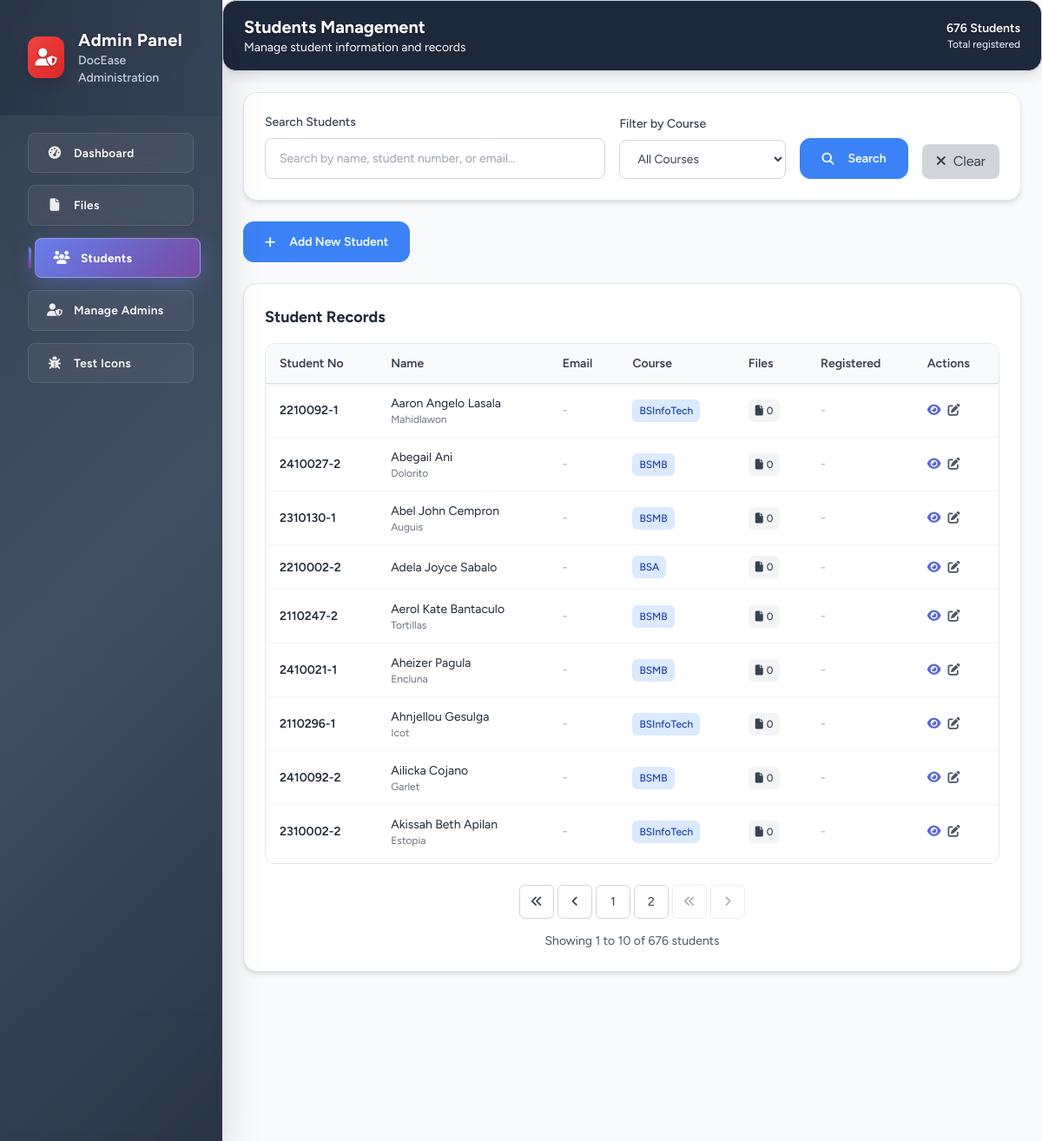
The app's page /admin/students.php (signed in) with its own data.
### tables this page shows
CREATE TABLE `students` (
  `id` int NOT NULL,
  `StudentNo` varchar(20) NOT NULL,
  `Surname` varchar(50) NOT NULL,
  `FirstName` varchar(50) NOT NULL,
  `MiddleName` varchar(50) DEFAULT NULL,
  `Sex` enum('M','F') DEFAULT 'M',
  `Course` varchar(100) NOT NULL,
  `Major` varchar(100) DEFAULT NULL,
  `Status` enum('Continuing','New','Transferee') DEFAULT 'New',
  `Year` varchar(20) NOT NULL,
  `Section` varchar(20) DEFAULT NULL,
  `Lec` int DEFAULT NULL,
  `Lab` int DEFAULT NULL,
  `BirthDate` date DEFAULT NULL,
  `Barangay` varchar(100) DEFAULT NULL,
  `Municipality` varchar(100) DEFAULT NULL,
  `Province` varchar(100) DEFAULT NULL,
  `email` varchar(100) DEFAULT NULL,
  `phone` varchar(20) DEFAULT NULL,
  `profile_picture` varchar(255) DEFAULT NULL,
  `created_by` int NOT NULL,
  `created_at` timestamp NULL DEFAULT CURRENT_TIMESTAMP,
  `updated_at` timestamp NULL DEFAULT CURRENT_TIMESTAMP ON UPDATE CURRENT_TIMESTAMP
);

### admin/students.php (the view, shortened to what this page needs)
<?php
$items_per_page = 10;
$current_page = isset($_GET['page']) ? (int)$_GET['page'] : 1;
$offset = ($current_page - 1) * $items_per_page;
$search = isset($_GET['search']) ? trim($_GET['search']) : '';
$course_filter = isset($_GET['course']) ? trim($_GET['course']) : '';
$database = new Database();
$db = $database->getConnection();
$where_conditions = [];
$where_clause = !empty($where_conditions) ? "WHERE " . implode(" AND ", $where_conditions) : "";
$count_query = "SELECT COUNT(*) as total FROM students $where_clause";
$count_stmt = $db->prepare($count_query);
$count_stmt->execute();
$total_items = $count_stmt->fetch()['total'];
$total_pages = ceil($total_items / $items_per_page);
$students_query = "SELECT s.*, COUNT(uf.id) as file_count
                   FROM students s
                   LEFT JOIN uploaded_files uf ON s.StudentNo COLLATE utf8mb4_general_ci = uf.StudentNo COLLATE utf8mb4_general_ci
                   $where_clause
                   GROUP BY s.StudentNo
                   ORDER BY s.FirstName, s.Surname
                   LIMIT :limit OFFSET :offset";
$students_stmt = $db->prepare($students_query);
$students_stmt->bindValue(':limit', $items_per_page, PDO::PARAM_INT);
$students_stmt->bindValue(':offset', $offset, PDO::PARAM_INT);
$students_stmt->execute();
$students = $students_stmt->fetchAll();
include '../includes/header.php';
?>
<div class="min-h-screen bg-gray-50 flex">
    <?php include 'includes/sidebar.php'; ?>
    <div class="flex-1 ml-64 main-content-mobile">
        <nav class="glass-dark backdrop-blur-sm border-b px-6 py-4" style="border-color: var(--border);">
            <div class="flex items-center justify-between">
                <div>
                    <h2 class="text-xl font-bold text-white">Students Management</h2>
                    <p class="text-sm text-light">Manage student information and records</p>
                </div>
                <div class="flex items-center space-x-4">
                    <div class="text-right">
                        <p class="text-white font-semibold text-sm"><?php echo $total_items; ?> Students</p>
                        <p class="text-xs text-light">Total registered</p>
                    </div>
                </div>
            </div>
        </nav>
        <div class="p-6">
            <div class="glass-card p-6 mb-6">
                <form method="GET" class="flex flex-wrap gap-4 items-end">
                    <div class="flex-1 min-w-64">
                        <label class="block text-sm font-medium text-gray-700 mb-2">Search Students</label>
                        <input
                            type="text"
                            name="search"
                            value="<?php echo htmlspecialchars($search); ?>"
                            placeholder="Search by name, student number, or email..."
                            class="form-input w-full"
                        >
                    </div>
                    <div class="min-w-48">
                        <label class="block text-sm font-medium text-gray-700 mb-2">Filter by Course</label>
                        <select name="course" class="form-input w-full">
                            <option value="">All Courses</option>
                        </select>
                    </div>
                    <button type="submit" class="btn-primary">
                        <i class="fas fa-search mr-2"></i>Search
                    </button>
                    <a href="students.php" class="bg-gray-300 text-gray-700 py-2 px-4 rounded-lg hover:bg-gray-400 transition-colors">
                        <i class="fas fa-times mr-2"></i>Clear
                    </a>
                </form>
            </div>
            <div class="mb-6">
                <button
                    data-modal-target="addStudentModal"
                    class="btn-primary"
                >
                    <i class="fas fa-plus mr-2"></i>Add New Student
                </button>
            </div>
            <div class="glass-card p-6">
                <h3 class="text-lg font-bold text-gray-800 mb-4">Student Records</h3>
                <div class="table-container">
                    <table class="w-full">
                        <thead class="table-fixed-header">
                            <tr class="border-b border-gray-200">
                                <th class="text-left py-3 px-4 font-semibold text-gray-700">Student No</th>
                                <th class="text-left py-3 px-4 font-semibold text-gray-700">Name</th>
                                <th class="text-left py-3 px-4 font-semibold text-gray-700">Email</th>
                                <th class="text-left py-3 px-4 font-semibold text-gray-700">Course</th>
                                <th class="text-left py-3 px-4 font-semibold text-gray-700">Files</th>
                                <th class="text-left py-3 px-4 font-semibold text-gray-700">Registered</th>
                                <th class="text-left py-3 px-4 font-semibold text-gray-700">Actions</th>
                            </tr>
                        </thead>
                        <tbody>
                            <?php if (empty($students)): ?>
                                <tr>
                                    <td colspan="7" class="text-center py-12 text-gray-500">
                                        <i class="fas fa-users text-4xl mb-4 block"></i>
                                        No students found
                                    </td>
                                </tr>
                            <?php else: ?>
                                <?php foreach ($students as $student): ?>
                                    <tr class="border-b border-gray-100 hover:bg-gray-50 transition-colors">
                                        <td class="py-3 px-4">
                                            <p class="font-semibold text-gray-800"><?php echo htmlspecialchars($student['StudentNo']); ?></p>
                                        </td>
                                        <td class="py-3 px-4">
                                            <p class="text-gray-800">
                                                <?php echo htmlspecialchars($student['FirstName'] . ' ' . $student['Surname']); ?>
                                            </p>
                                            <?php if (!empty($student['MiddleName'])): ?>
                                                <p class="text-xs text-gray-500"><?php echo htmlspecialchars($student['MiddleName']); ?></p>
                                            <?php endif; ?>
                                        </td>
                                        <td class="py-3 px-4">
                                            <?php if (!empty($student['Email'])): ?>
                                                <p class="text-gray-600"><?php echo htmlspecialchars($student['Email']); ?></p>
                                            <?php else: ?>
                                                <span class="text-gray-400">-</span>
                                            <?php endif; ?>
                                        </td>
                                        <td class="py-3 px-4">
                                            <?php if (!empty($student['Course'])): ?>
                                                <span class="badge badge-info">
                                                    <?php echo htmlspecialchars($student['Course']); ?>
                                                </span>
                                            <?php else: ?>
                                                <span class="text-gray-400">-</span>
                                            <?php endif; ?>
                                        </td>
                                        <td class="py-3 px-4">
                                            <span class="badge <?php echo $student['file_count'] > 0 ? 'badge-success' : 'badge-gray'; ?>">
                                                <i class="fas fa-file"></i>
                                                <?php echo $student['file_count']; ?>
                                            </span>
                                        </td>
                                        <td class="py-3 px-4 text-gray-600">
                                            <?php
                                            if (!empty($student['CreatedAt'])) {
                                                echo date('M d, Y', strtotime($student['CreatedAt']));
                                            } else {
                                                echo '<span class="text-gray-400">-</span>';
                                            }
                                            ?>
                                        </td>
                                        <td class="py-3 px-4">
                                            <div class="flex space-x-2">
                                                <button
                                                    onclick="viewStudent('<?php echo $student['StudentNo']; ?>')"
                                                    class="text-primary-600 hover:text-primary-800 transition-colors"
                                                    title="View Files"
                                                >
                                                    <i class="fas fa-eye"></i>
                                                </button>
                                                <button
                                                    onclick="editStudent('<?php echo $student['StudentNo']; ?>')"
                                                    class="text-info-600 hover:text-blue-800 transition-colors"
                                                    title="Edit"
                                                >
                                                    <i class="fas fa-edit"></i>
                                                </button>
                                            </div>
                                        </td>
                                    </tr>
                                <?php endforeach; ?>
                            <?php endif; ?>
                        </tbody>
                    </table>
                </div>
                <?php if ($total_pages > 1): ?>
                    <div class="pagination">
                        <?php if ($current_page > 1): ?>
                            <a href="?page=1<?php echo $search ? '&search=' . urlencode($search) : ''; ?><?php echo $course_filter ? '&course=' . urlencode($course_filter) : ''; ?>">
                                <i class="fas fa-angle-double-left"></i>
                            </a>
                            <a href="?page=<?php echo $current_page - 1; ?><?php echo $search ? '&search=' . urlencode($search) : ''; ?><?php echo $course_filter ? '&course=' . urlencode($course_filter) : ''; ?>">
                                <i class="fas fa-angle-left"></i>
                            </a>
                        <?php else: ?>
                            <span class="disabled"><i class="fas fa-angle-double-left"></i></span>
                            <span class="disabled"><i class="fas fa-angle-left"></i></span>
                        <?php endif; ?>
                        <?php
                        $start_page = max(1, $current_page - 2);
                        $end_page = min($total_pages, $current_page + 2);
                        for ($i = $start_page; $i <= $end_page; $i++):
                        ?>
                            <?php if ($i == $current_page): ?>
                                <span class="current"><?php echo $i; ?></span>
                            <?php else: ?>
                                <a href="?page=<?php echo $i; ?><?php echo $search ? '&search=' . urlencode($search) : ''; ?><?php echo $course_filter ? '&course=' . urlencode($course_filter) : ''; ?>">
                                    <?php echo $i; ?>
                                </a>
                            <?php endif; ?>
                        <?php endfor; ?>
                        <?php if ($current_page < $total_pages): ?>
                            <a href="?page=<?php echo $current_page + 1; ?><?php echo $search ? '&search=' . urlencode($search) : ''; ?><?php echo $course_filter ? '&course=' . urlencode($course_filter) : ''; ?>">
                                <i class="fas fa-angle-right"></i>
                            </a>
                            <a href="?page=<?php echo $total_pages; ?><?php echo $search ? '&search=' . urlencode($search) : ''; ?><?php echo $course_filter ? '&course=' . urlencode($course_filter) : ''; ?>">
                                <i class="fas fa-angle-double-right"></i>
                            </a>
                        <?php else: ?>
                            <span class="disabled"><i class="fas fa-angle-double-left"></i></span>
                            <span class="disabled"><i class="fas fa-angle-right"></i></span>
                        <?php endif; ?>
                    </div>
                <?php endif; ?>
                <div class="mt-4 text-sm text-gray-600 text-center">
                    Showing <?php echo $offset + 1; ?> to <?php echo min($offset + $items_per_page, $total_items); ?> of <?php echo $total_items; ?> students
                </div>
            </div>
        </div>
    </div>
</div>
<?php include '../includes/footer.php'; ?>

### records on screen
students: StudentNo "2210092-1", FirstName+Surname "Aaron Angelo Lasala", MiddleName "Mahidlawon", Course "BSInfoTech", file_count "0"
students: StudentNo "2410027-2", FirstName+Surname "Abegail Ani", MiddleName "Dolorito", Course "BSMB", file_count "0"
students: StudentNo "2310130-1", FirstName+Surname "Abel John Cempron", MiddleName "Auguis", Course "BSMB", file_count "0"
students: StudentNo "2210002-2", FirstName+Surname "Adela Joyce Sabalo", Course "BSA", file_count "0"
students: StudentNo "2110247-2", FirstName+Surname "Aerol Kate Bantaculo", MiddleName "Tortillas", Course "BSMB", file_count "0"
students: StudentNo "2410021-1", FirstName+Surname "Aheizer Pagula", MiddleName "Encluna", Course "BSMB", file_count "0"
students: StudentNo "2110296-1", FirstName+Surname "Ahnjellou Gesulga", MiddleName "Icot", Course "BSInfoTech", file_count "0"
students: StudentNo "2410092-2", FirstName+Surname "Ailicka Cojano", MiddleName "Garlet", Course "BSMB", file_count "0"
students: StudentNo "2310002-2", FirstName+Surname "Akissah Beth Apilan", MiddleName "Estopia", Course "BSInfoTech", file_count "0"

### other values on screen
$item['text'] "Dashboard"
$item['text'] "Files"
$item['text'] "Students"
$item['text'] "Manage Admins"
$item['text'] "Test Icons"
$total_items "676"
$offset + 1 "1"
min($offset + $items_per_page, $total_items) "10"
